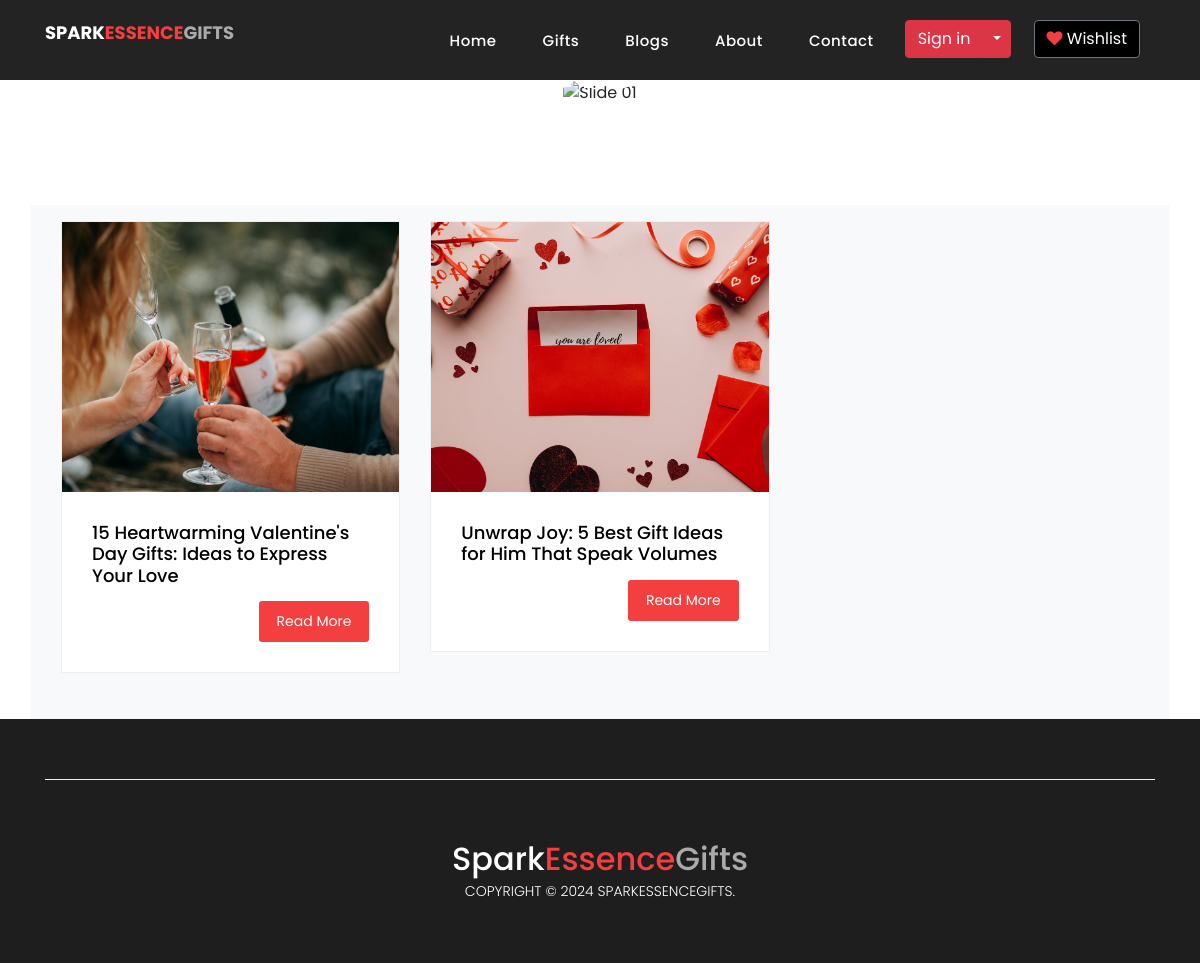
The app's page /blogs/ with its own data.
### evergiftful/models.py (models this page shows, shortened)
class BlogPost(models.Model):
    title = models.CharField(max_length=255)
    content = RichTextField(null=True, blank=True)
    image = models.ImageField(upload_to='blog_post_images/')
    image_alt = models.CharField(max_length=255, blank=True)
    slug = AutoSlugField(populate_from='title', unique=True)
    date_created = models.DateTimeField(default=timezone.now)
    related_articles = models.ManyToManyField('self', blank=True)
    def get_absolute_url(self):
        return reverse("evergiftful:blog_detail", kwargs={'slug': self.slug})

### evergiftful/views.py (the view)
# urls.py: path('blogs/', views.blogs , name="blog"),
def blogs(request):
    blog = BlogPost.objects.all()
    context = {
        'blogs':blog,
    }
    return render(request, 'evergiftful/blogs.html', context)

### evergiftful/templates/evergiftful/blogs.html (shortened to what this page needs)
{% extends 'evergiftful/base.html' %}
{% load static%}
{% block content %}
<div class="banner header-text">
  <div class="owl-banner owl-carousel">
    <div >
      <img src="https://images.pexels.com/photos/1303085/pexels-photo-1303085.jpeg?auto=compress&cs=tinysrgb&w=1260&h=750&dpr=1" style="width: 100%; height: 300px; object-fit: cover; " alt="Slide 01">
      <div class="text-content">
        <p class="font-weight-bold" style="color:  #f33f3f; font-size: 25px !important;">Gift ideas</p>
        <h1 style="color: white; font-size: 70px !important;">Latest Blog Posts</h1>
      </div>
    </div>
  </div>
</div>
<div class="latest-products">
    <div class="container">
      <div class="row bg-light p-3">
        {% for article in blogs %}
        <div class="col-md-4">
          <div class="product-item  bg-white">
            <img src="{{ article.image.url }}" style="width: 100%; height: 270px; object-fit: cover;"  alt="{{article.image_alt}}">
            <div class="down-content">
              <a href="{{ article.get_absolute_url }}"><h2 style="font-size: 18px; color: black;">{{article.title}}</h2></a><br>
              <ul class="stars mt-2">
                <li>
                  <span class="ml-3 ">
                      <button class="btn btn-sm" style="background-color: #f33f3f; color: white;">
                          <a class="btn btn-sm" href="{{ article.get_absolute_url }}" style="color: white; text-decoration: none;">Read More</a>
                      </button>
                  </span>
                </li>
              </ul>
            </div>
          </div>
        </div>
        {% endfor %}
      </div>
    </div>
  </div>
{% endblock content %}

### static/css/templatemo-sixteen.css (style rules this page uses)
body { font-family: 'Poppins', sans-serif; overflow-x: hidden; text-rendering: optimizeLegibility; -webkit-font-smoothing: antialiased; -moz-osx-font-smoothing: grayscale; }
p { margin-bottom: 0px; font-size: 14px; font-weight: 300; color: #4a4a4a; line-height: 24px; }
a { text-decoration: none!important; }
ul { padding: 0; margin: 0; list-style: none; }
h1,h2,h3,h4,h5,h6 { margin: 0px; }
.banner { position: relative; text-align: center; padding-top: 80px; }
.banner .text-content { position: absolute; top: 50%; transform: translateY(-50%); text-align: center; width: 100%; }
.latest-products { margin-top: 100px; }
.product-item { border: 1px solid #eee; margin-bottom: 30px; }
.product-item .down-content { padding: 30px; position: relative; }
.product-item img { width: 100%; overflow: hidden; }
.product-item .down-content ul li { display: inline-block; }
.product-item .down-content span { position: absolute; right: 30px; bottom: 30px; font-size: 13px; color: #f33f3f; font-weight: 500; }

### records on screen
BlogPost: image (picture), title "15 Heartwarming Valentine's Day Gifts: Ideas to Express Your Love"
BlogPost: image (picture), title "Unwrap Joy: 5 Best Gift Ideas for Him That Speak Volumes"
